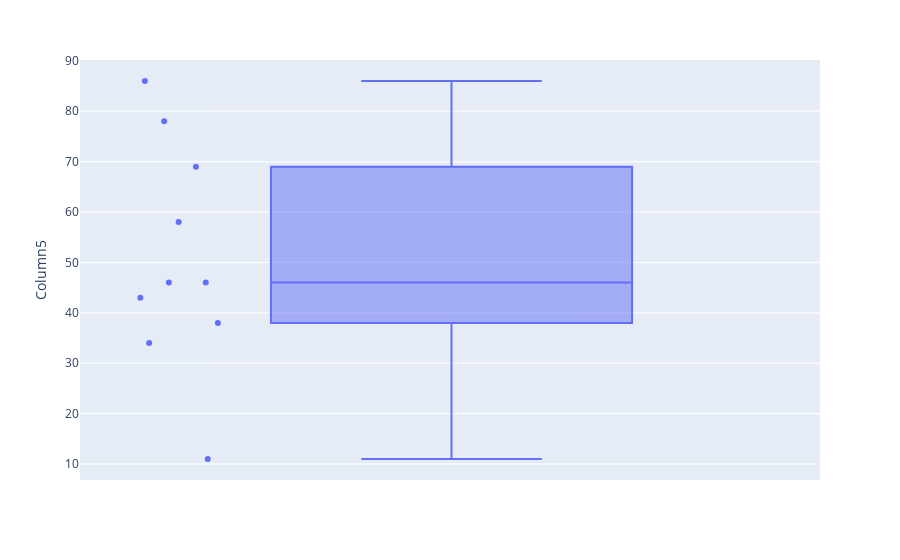

The code cell stored with this chart in its notebook:
### Code cell
px.box(df, y='Column5',points="all")

### Figure 1 — Plotly figure (JSON) as saved in the notebook; plotly's stock layout.template omitted (floating-point values rounded to 4 significant figures)
{"data": [{"alignmentgroup": "True", "boxpoints": "all", "hovertemplate": "Column5=%{y}<extra></extra>", "legendgroup": "", "marker": {"color": "#636efa"}, "name": "", "notched": false, "offsetgroup": "", "orientation": "v", "showlegend": false, "type": "box", "x0": " ", "xaxis": "x", "y": [69, 86, 78, 38, 46, 58, 43, 34, 11, 46], "y0": " ", "yaxis": "y"}], "layout": {"boxmode": "group", "legend": {"tracegroupgap": 0}, "margin": {"t": 60}, "xaxis": {"anchor": "y", "domain": [0, 1]}, "yaxis": {"anchor": "x", "domain": [0, 1], "title": {"text": "Column5"}}}}
